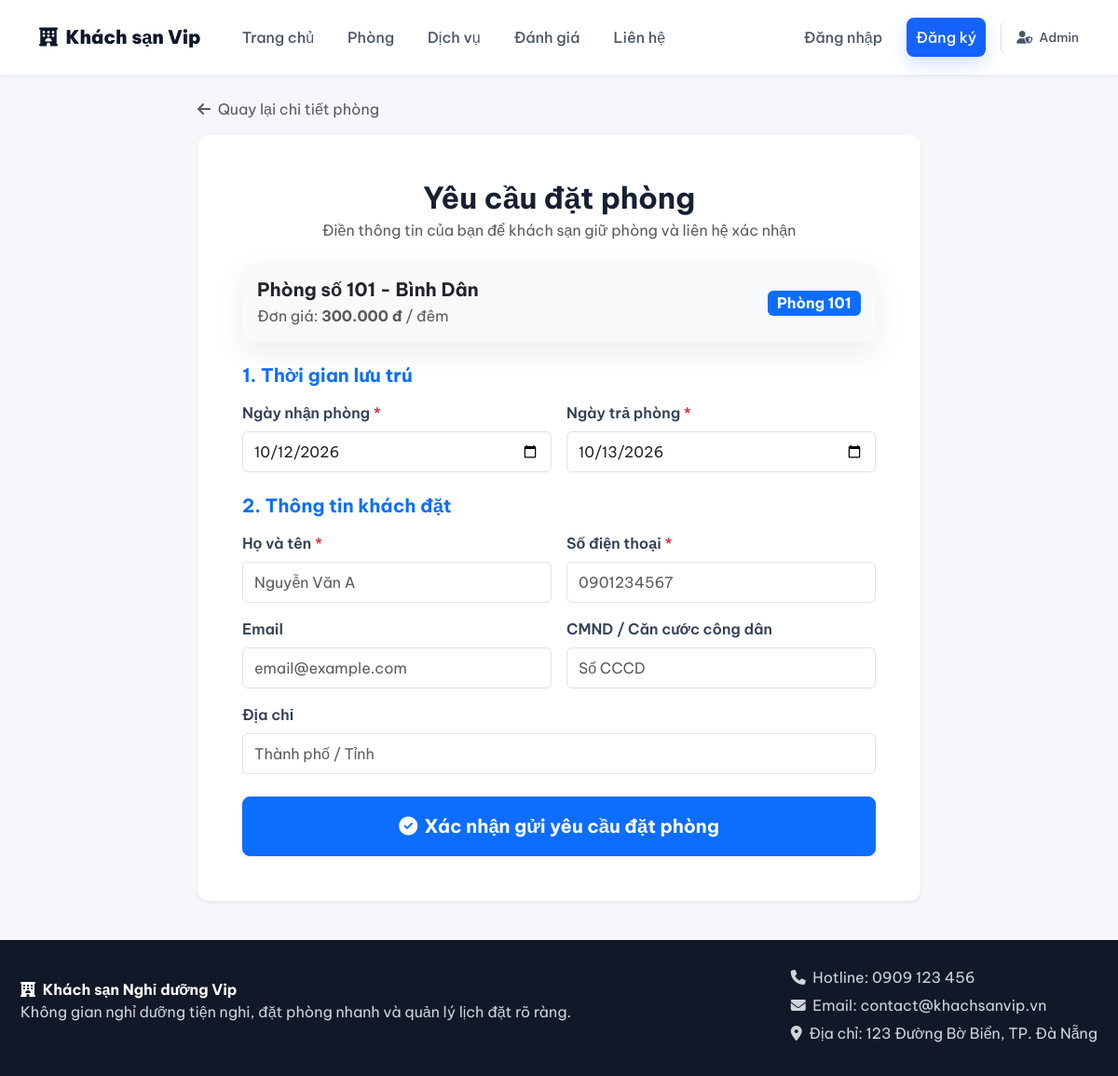
Page /index.php?c=booking&maPhong=101 on the committed database.
### tables this page shows
CREATE TABLE PHONG
(
    MaPhong INT PRIMARY KEY,
    MaLoaiPhong INT,
    HinhAnhDaiDien VARCHAR(255),
    TrangThai VARCHAR(30) DEFAULT 'Trống',
    CONSTRAINT FK_PHONG_LOAIPHONG 
        FOREIGN KEY (MaLoaiPhong) REFERENCES LOAIPHONG(MaLoaiPhong)
);

CREATE TABLE LOAIPHONG
(
    MaLoaiPhong INT AUTO_INCREMENT PRIMARY KEY,
    TenLoaiPhong VARCHAR(20),
    GiaPhong INT,
    MoTa VARCHAR(255),
    DaXoa BOOLEAN DEFAULT FALSE
);

### config/helpers.php (called while the page is built, shortened)
<?php
function base_url(string $path = ''): string {
    static $base = null;
    if ($base === null) {
        $scriptName = $_SERVER['SCRIPT_NAME'] ?? '';
        $dir = str_replace('\\', '/', dirname($scriptName));
        if (preg_match('#^(.*?/hotel_php)#', $dir, $matches)) {
            $base = $matches[1];
        } elseif ($dir === '/' || $dir === '.') {
            $base = '';
        } else {
            $base = preg_replace('#/admin$#', '', $dir);
        }
    }
    $path = ltrim($path, '/');
    return $path ? ($base ? "$base/$path" : "/$path") : ($base ?: '/');
}
function client_url(string $query = ''): string {
    $url = base_url('index.php');
    if ($query) {
        $url .= '?' . ltrim($query, '?');
    }
    return $url;
}
function format_currency($amount): string {
    return number_format((float)$amount, 0, ',', '.') . ' đ';
}
function e($value): string {
    return htmlspecialchars((string)($value ?? ''), ENT_QUOTES, 'UTF-8');
}
function render_client_view(string $viewPath, array $data = []): void {
    extract($data);
    $viewFile   = __DIR__ . '/../views/client/' . ltrim($viewPath, '/') . '.php';
    require $viewFile;
}

### controllers/client/BookingController.php (called while the page is built, shortened)
<?php
require_once __DIR__ . '/../../config/auth.php';
require_once __DIR__ . '/../../config/helpers.php';
require_once __DIR__ . '/../../models/PhongModel.php';
class BookingController {
    public function create(): void {
        $input = ($_SERVER['REQUEST_METHOD'] === 'POST') ? $_POST : $_GET;
        $maPhong  = (int)($input['maPhong'] ?? 0);
        $ngayNhan = $input['ngayNhan'] ?? date('Y-m-d');
        $ngayTra  = $input['ngayTra'] ?? date('Y-m-d', strtotime('+1 day'));
        $room = PhongModel::getById($maPhong);
        $clientUser = Auth::currentClient();
        $error = '';
        render_client_view('booking', [
            'title'      => "Đặt phòng {$room['MaPhong']}",
            'room'       => $room,
            'clientUser' => $clientUser,
            'ngayNhan'   => $ngayNhan,
            'ngayTra'    => $ngayTra,
            'error'      => $error
        ]);
    }
}

### models/PhongModel.php (called while the page is built, shortened)
<?php
class PhongModel extends BaseModel {
    public static function getById(int $maPhong): ?array {
        $db = self::db();
        $stmt = $db->prepare("
            SELECT p.*, lp.TenLoaiPhong, lp.GiaPhong, lp.MoTa
            FROM PHONG p
            LEFT JOIN LOAIPHONG lp ON p.MaLoaiPhong = lp.MaLoaiPhong
            WHERE p.MaPhong = :maPhong
            LIMIT 1
        ");
        $stmt->execute([':maPhong' => $maPhong]);
        $row = $stmt->fetch();
        return $row ?: null;
    }
}

### config/auth.php (called while the page is built, shortened)
<?php
require_once __DIR__ . '/helpers.php';
class Auth {
    public static function isClientLoggedIn(): bool {
        if (empty($_SESSION['client_user'])) return false;
        return true;
    }
    public static function currentClient(): ?array {
        return self::isClientLoggedIn() ? $_SESSION['client_user'] : null;
    }
}

### views/client/booking.php (the view, shortened to what this page needs)
<main class="container my-4" style="max-width: 800px;">
    <div class="mb-3">
        <a href="<?= e(client_url('c=room&a=detail&id=' . $room['MaPhong'])) ?>" class="text-decoration-none text-muted">
            <i class="fa-solid fa-arrow-left me-1"></i> Quay lại chi tiết phòng
        </a>
    </div>
    <div class="card border-0 shadow-sm p-4 p-md-5" style="border-radius: 12px;">
        <h2 class="fw-bold mb-1 text-center">Yêu cầu đặt phòng</h2>
        <p class="text-muted text-center mb-4">Điền thông tin của bạn để khách sạn giữ phòng và liên hệ xác nhận</p>
        <div class="card bg-light border-0 p-3 mb-4">
            <div class="d-flex flex-wrap gap-2 justify-content-between align-items-center">
                <div>
                    <h5 class="fw-bold mb-1">Phòng số <?= e($room['MaPhong']) ?> - <?= e($room['TenLoaiPhong']) ?></h5>
                    <span class="text-muted">Đơn giá: <strong><?= format_currency($room['GiaPhong']) ?></strong> / đêm</span>
                </div>
                <span class="badge bg-primary fs-6">Phòng <?= e($room['MaPhong']) ?></span>
            </div>
        </div>
        <form method="POST">
            <h5 class="fw-bold text-primary mb-3">1. Thời gian lưu trú</h5>
            <div class="row g-3 mb-4">
                <div class="col-md-6">
                    <label class="form-label fw-semibold">Ngày nhận phòng <span class="text-danger">*</span></label>
                    <input type="date" name="ngayNhan" class="form-control" value="<?= e($ngayNhan) ?>" required>
                </div>
                <div class="col-md-6">
                    <label class="form-label fw-semibold">Ngày trả phòng <span class="text-danger">*</span></label>
                    <input type="date" name="ngayTra" class="form-control" value="<?= e($ngayTra) ?>" required>
                </div>
            </div>
            <h5 class="fw-bold text-primary mb-3">2. Thông tin khách đặt</h5>
            <div class="row g-3 mb-3">
                <div class="col-md-6">
                    <label class="form-label fw-semibold">Họ và tên <span class="text-danger">*</span></label>
                    <input type="text" name="hoTen" class="form-control" placeholder="Nguyễn Văn A"
                           value="<?= e($_POST['hoTen'] ?? ($clientUser['fullName'] ?? '')) ?>" required>
                </div>
                <div class="col-md-6">
                    <label class="form-label fw-semibold">Số điện thoại <span class="text-danger">*</span></label>
                    <input type="tel" name="dienThoai" class="form-control" placeholder="0901234567"
                           value="<?= e($_POST['dienThoai'] ?? ($clientUser['phone'] ?? '')) ?>" required>
                </div>
            </div>
            <div class="row g-3 mb-3">
                <div class="col-md-6">
                    <label class="form-label fw-semibold">Email</label>
                    <input type="email" name="email" class="form-control" placeholder="email@example.com"
                           value="<?= e($_POST['email'] ?? ($clientUser['email'] ?? '')) ?>">
                </div>
                <div class="col-md-6">
                    <label class="form-label fw-semibold">CMND / Căn cước công dân</label>
                    <input type="text" name="cmnd" class="form-control" placeholder="Số CCCD"
                           value="<?= e($_POST['cmnd'] ?? ($clientUser['cmnd'] ?? '')) ?>">
                </div>
            </div>
            <div class="mb-4">
                <label class="form-label fw-semibold">Địa chỉ</label>
                <input type="text" name="diaChi" class="form-control" placeholder="Thành phố / Tỉnh"
                       value="<?= e($_POST['diaChi'] ?? ($clientUser['address'] ?? '')) ?>">
            </div>
            <button type="submit" class="btn btn-primary booking-submit w-100 py-3 fs-5 fw-bold shadow-sm">
                <i class="fa-solid fa-check-circle" aria-hidden="true"></i>
                <span>Xác nhận gửi yêu cầu đặt phòng</span>
            </button>
        </form>
    </div>
</main>

### css/app.css (style rules this page uses)
html { min-height: 100%; }
* { box-sizing: border-box; }
:root { --bg: #f6f8fb; --surface: #ffffff; --surface-soft: #f8fafc; --text: #172033; --muted: #64748b; --line: #d9e2ec; --line-soft: #edf2f7; --primary: #1463ff; --primary-dark: #0b4fd0; --teal: #0f766e; --amber: #b45309; --danger: #dc2626; --nav: #182235; --shadow: 0 12px 32px rgba(15, 23, 42, .08); }
body { min-height: 100vh; margin: 0; display: flex; flex-direction: column; font-family: "Be Vietnam Pro", Arial, Helvetica, sans-serif; background: radial-gradient(circle at top left, rgba(20, 99, 255, .08), transparent 32rem), var(--bg); color: var(--text); }
body > main, body > .container, .login-page { flex: 1 0 auto; }
a { color: inherit; text-decoration: none; }
h2 { margin: 0 0 16px; color: #172033; }
.container { width: min(1220px, calc(100% - 36px)); margin: 26px auto 30px; }
.card, .stat, .client-card { background: var(--surface); border: 1px solid var(--line-soft); border-radius: 8px; box-shadow: var(--shadow); }
.card { padding: 20px; margin-bottom: 18px; overflow-x: auto; }
form { max-width: 100%; }
.card .btn, .room-detail-info .btn { white-space: normal; line-height: 1.35; }
.btn[class*="btn-"] { background-color: var(--bs-btn-bg); color: var(--bs-btn-color); border: var(--bs-btn-border-width) solid var(--bs-btn-border-color); }
.btn.booking-submit { white-space: normal; line-height: 1.5; }
.booking-submit > i { flex-shrink: 0; }
label { display: block; margin-bottom: 7px; color: #334155; font-weight: 800; }
input, select, textarea { width: 100%; min-height: 44px; padding: 11px 12px; border: 1px solid #cbd5e1; border-radius: 8px; background: #fff; color: #0f172a; font-size: 15px; outline: none; transition: border-color .15s ease, box-shadow .15s ease, background .15s ease; }
.btn { display: inline-flex; min-height: 40px; align-items: center; justify-content: center; gap: 7px; border: 0; border-radius: 8px; padding: 10px 15px; cursor: pointer; background: var(--primary); color: #fff; font-size: 15px; font-weight: 900; line-height: 1; white-space: nowrap; box-shadow: 0 8px 18px rgba(20, 99, 255, .18); }
.client-page { background: #f5f7fa; }

### rows in the picture
phong: MaPhong "101", MaLoaiPhong.TenLoaiPhong "Bình Dân", MaLoaiPhong.GiaPhong "300.000 đ"
